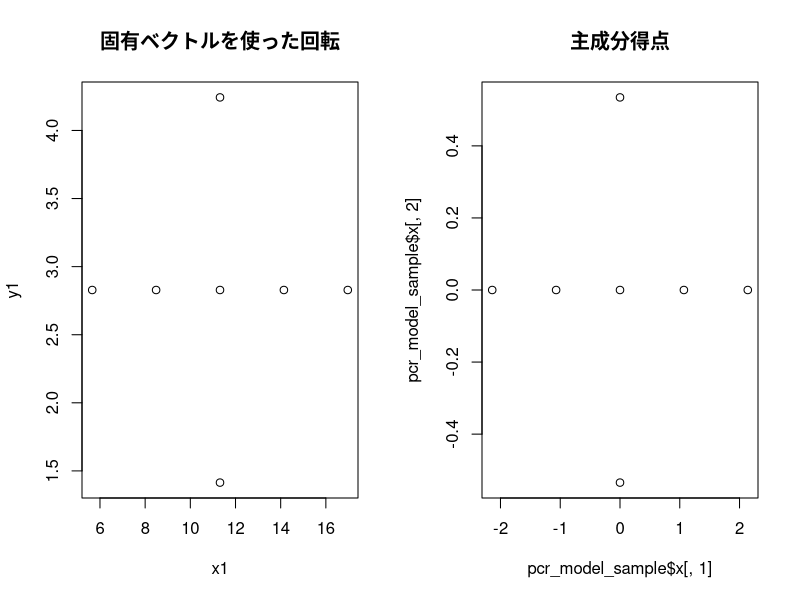

Generate this figure with R:
# サンプルデータ
sample_data <- data.frame(
  X = c(2,4, 6, 5,7, 8,10),
  Y = c(6,8,10,11,9,12,14)
)

#グラフ描画
#plot(Y ~ X, data=sample_data)

# 主成分分析の実行
pcr_model_sample <- prcomp(sample_data, scale=T)

#結果
#Proportion of Variance 各軸の寄与率
#Cumulatice Proportion 寄与率の累積
print(summary(pcr_model_sample))

#主成分得点
# ＄xと付けることで、主成分得点を抽出できる
print(pcr_model_sample$x)

# 図示
#par(mfrow=c(1,2))
#plot(Y ~ X, data=sample_data, main="元のデータ")
#biplot(pcr_model_sample, main="主成分軸に合わせて回転された")
#par(mfrow=c(1,1))

#分散共分散行列
print(var(sample_data))

#相関行列
print(cor(sample_data))

#主成分の固有ベクトル
eigen_m <- eigen(var(sample_data))
print(eigen_m)

#主成分分析の結果
#$rotation 固有ベクトル
print(pcr_model_sample$rotation)
print(pcr_model_sample$x)

#固有ベクトルを用いて、主成分得点を計算する
#元のデータに固有ベクトルを掛け合わせる
#ベクトルの内積
sample_mat <- as.matrix(sample_data)
m1 <- as.matrix(eigen_m$vectors[,1])
x1 <- sample_mat%*%eigen_m$vectors[,1]
y1 <- (sample_mat%*%eigen_m$vectors[,2])
# 図示 
par(mfrow=c(1,2))
plot(
  x1,
  y1,
  main="固有ベクトルを使った回転"
)
plot(pcr_model_sample$x[,1], pcr_model_sample$x[,2], 
     main="主成分得点")
par(mfrow=c(1,1))
print(x1)
print(y1)